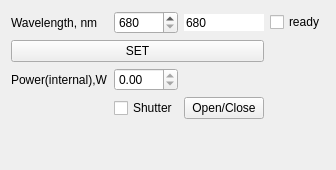
       <widget class="QWidget" name="Laser">
        <attribute name="title">
         <string>Laser</string>
        </attribute>
        <layout class="QGridLayout" name="gridLayout_11">
         <item row="1" column="0" colspan="3">
          <widget class="QPushButton" name="laserSetWavelength">
           <property name="text">
            <string>SET</string>
           </property>
          </widget>
         </item>
         <item row="2" column="1">
          <widget class="QDoubleSpinBox" name="laserPower_internal">
           <property name="readOnly">
            <bool>true</bool>
           </property>
          </widget>
         </item>
         <item row="0" column="0">
          <widget class="QLabel" name="label_15">
           <property name="text">
            <string>Wavelength, nm</string>
           </property>
          </widget>
         </item>
         <item row="6" column="0">
          <spacer name="verticalSpacer">
           <property name="orientation">
            <enum>Qt::Vertical</enum>
           </property>
           <property name="sizeHint" stdset="0">
            <size>
             <width>20</width>
             <height>40</height>
            </size>
           </property>
          </spacer>
         </item>
         <item row="3" column="2">
          <widget class="QPushButton" name="laserSetShutter">
           <property name="text">
            <string>Open/Close</string>
           </property>
           <property name="checkable">
            <bool>false</bool>
           </property>
          </widget>
         </item>
         <item row="0" column="1">
          <widget class="QSpinBox" name="laserWavelength_to_set">
           <property name="minimum">
            <number>680</number>
           </property>
           <property name="maximum">
            <number>1300</number>
           </property>
          </widget>
         </item>
         <item row="2" column="0">
          <widget class="QLabel" name="label_16">
           <property name="text">
            <string>Power(internal),W</string>
           </property>
          </widget>
         </item>
         <item row="3" column="1">
          <widget class="QCheckBox" name="laserShutter">
           <property name="text">
            <string>Shutter</string>
           </property>
          </widget>
         </item>
         <item row="0" column="2">
          <widget class="QSpinBox" name="laserWavelength">
           <property name="frame">
            <bool>false</bool>
           </property>
           <property name="readOnly">
            <bool>true</bool>
           </property>
           <property name="buttonSymbols">
            <enum>QAbstractSpinBox::NoButtons</enum>
           </property>
           <property name="minimum">
            <number>680</number>
           </property>
           <property name="maximum">
            <number>1300</number>
           </property>
          </widget>
         </item>
         <item row="0" column="3">
          <widget class="QCheckBox" name="laserWavelength_ready">
           <property name="text">
            <string>ready</string>
           </property>
          </widget>
         </item>
        </layout>
       </widget>
